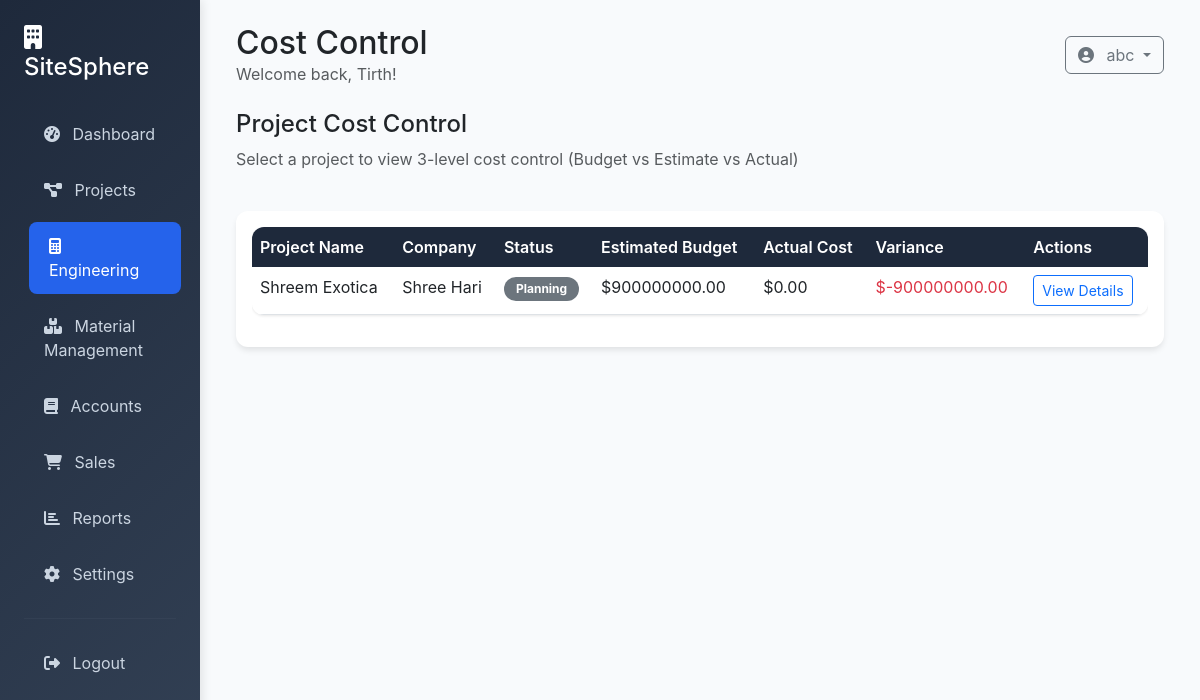
The app's page /engineering/cost-control/ (signed in) with its own data.
### projects/models.py (models this page shows, shortened)
class Project(models.Model):
    STATUS_CHOICES = [
        ('planning', 'Planning'),
        ('active', 'Active'),
        ('on_hold', 'On Hold'),
        ('completed', 'Completed'),
        ('cancelled', 'Cancelled'),
    ]
    name = models.CharField(max_length=255)
    company_name = models.CharField(max_length=255)
    description = models.TextField(blank=True)
    project_address = models.TextField()
    start_date = models.DateField()
    end_date = models.DateField(null=True, blank=True)
    estimated_budget = models.DecimalField(max_digits=15, decimal_places=2)
    actual_cost = models.DecimalField(max_digits=15, decimal_places=2, default=0)
    status = models.CharField(max_length=20, choices=STATUS_CHOICES, default='planning')
    completion_percentage = models.IntegerField(default=0)
    created_by = models.ForeignKey(User, on_delete=models.CASCADE)
    created_at = models.DateTimeField(auto_now_add=True)
    updated_at = models.DateTimeField(auto_now=True)
    @property
    def budget_variance(self):
        return float(self.actual_cost - self.estimated_budget)

### engineering/views.py (the view)
# urls.py: path('cost-control/', views.cost_control_list, name='cost_control_list'),
@login_required
def cost_control_list(request):
    projects = Project.objects.filter(created_by=request.user)
    context = {
        'projects': projects,
    }
    return render(request, 'engineering/cost_control_list.html', context)

### templates/engineering/cost_control_list.html (shortened to what this page needs)
{% extends 'base.html' %}
{% block page_title %}Cost Control{% endblock %}
{% block content %}
<div class="row mb-4">
    <div class="col-12">
        <h4>Project Cost Control</h4>
        <p class="text-muted">Select a project to view 3-level cost control (Budget vs Estimate vs Actual)</p>
    </div>
</div>
<div class="row">
    <div class="col-12">
        <div class="card">
            <div class="card-body">
                {% if projects %}
                <div class="table-responsive">
                    <table class="table table-hover">
                        <thead>
                            <tr>
                                <th>Project Name</th>
                                <th>Company</th>
                                <th>Status</th>
                                <th>Estimated Budget</th>
                                <th>Actual Cost</th>
                                <th>Variance</th>
                                <th>Actions</th>
                            </tr>
                        </thead>
                        <tbody>
                            {% for project in projects %}
                            <tr>
                                <td>{{ project.name }}</td>
                                <td>{{ project.company_name }}</td>
                                <td>
                                    <span class="badge bg-{% if project.status == 'active' %}success{% elif project.status == 'completed' %}primary{% elif project.status == 'on_hold' %}warning{% else %}secondary{% endif %}">
                                        {{ project.get_status_display }}
                                    </span>
                                </td>
                                <td>${{ project.estimated_budget|floatformat:2 }}</td>
                                <td>${{ project.actual_cost|floatformat:2 }}</td>
                                <td class="{% if project.budget_variance < 0 %}text-danger{% else %}text-success{% endif %}">
                                    ${{ project.budget_variance|floatformat:2 }}
                                </td>
                                <td>
                                    <a href="{% url 'engineering:cost_control_detail' project.id %}" class="btn btn-sm btn-outline-primary">View Details</a>
                                </td>
                            </tr>
                            {% endfor %}
                        </tbody>
                    </table>
                </div>
                {% endif %}
            </div>
        </div>
    </div>
</div>
{% endblock %}

### templates/base.html (shortened to what this page needs)
<!DOCTYPE html>
<html lang="en">
<head>
    <link href="https://cdn.jsdelivr.net/npm/bootstrap@5.3.0/dist/css/bootstrap.min.css" rel="stylesheet">
    <link href="https://cdnjs.cloudflare.com/ajax/libs/font-awesome/6.4.0/css/all.min.css" rel="stylesheet">
</head>
<body>
    {% if user.is_authenticated %}
    <div class="container-fluid">
        <div class="row">
            <div class="col-md-3 col-lg-2 px-0">
                <div class="sidebar">
                    <div class="p-4">
                        <h4 class="text-white mb-4">
                            <i class="fas fa-building me-2"></i>
                            SiteSphere
                        </h4>
                        <nav class="nav flex-column">
                            <a class="nav-link {% if request.resolver_match.url_name == 'home' %}active{% endif %}" href="{% url 'dashboard:home' %}">
                                <i class="fas fa-tachometer-alt me-2"></i>
                                Dashboard
                            </a>
                            <a class="nav-link {% if request.resolver_match.url_name == 'project_selection' %}active{% endif %}" href="{% url 'dashboard:project_selection' %}">
                                <i class="fas fa-project-diagram me-2"></i>
                                Projects
                            </a>
                            <a class="nav-link {% if 'engineering' in request.resolver_match.namespace %}active{% endif %}" href="{% url 'engineering:dashboard' %}">
                                <i class="fas fa-calculator me-2"></i>
                                Engineering
                            </a>
                            <a class="nav-link {% if 'material_management' in request.resolver_match.namespace %}active{% endif %}" href="{% url 'material_management:dashboard' %}">
                                <i class="fas fa-boxes me-2"></i>
                                Material Management
                            </a>
                            <a class="nav-link {% if 'accounts' in request.resolver_match.namespace %}active{% endif %}" href="{% url 'accounts:dashboard' %}">
                                <i class="fas fa-book me-2"></i>
                                Accounts
                            </a>
                            <a class="nav-link {% if 'sales' in request.resolver_match.namespace %}active{% endif %}" href="{% url 'sales:dashboard' %}">
                                <i class="fas fa-shopping-cart me-2"></i>
                                Sales
                            </a>
                            <a class="nav-link" href="#">
                                <i class="fas fa-chart-bar me-2"></i>
                                Reports
                            </a>
                            <a class="nav-link" href="#">
                                <i class="fas fa-cog me-2"></i>
                                Settings
                            </a>
                            <hr class="my-3" style="border-color: #475569;">
                            <a class="nav-link" href="{% url 'authentication:logout' %}">
                                <i class="fas fa-sign-out-alt me-2"></i>
                                Logout
                            </a>
                        </nav>
                    </div>
                </div>
            </div>
            <div class="col-md-9 col-lg-10">
                <div class="p-4">
                    <div class="d-flex justify-content-between align-items-center mb-4">
                        <div>
                            <h2 class="mb-0">{% block page_title %}Dashboard{% endblock %}</h2>
                            <p class="text-muted mb-0">Welcome back, {{ user.first_name|default:user.username }}!</p>
                        </div>
                        <div class="d-flex align-items-center">
                            <div class="dropdown">
                                <button class="btn btn-outline-secondary dropdown-toggle" type="button" data-bs-toggle="dropdown">
                                    <i class="fas fa-user-circle me-2"></i>
                                    {{ user.username }}
                                </button>
                            </div>
                        </div>
                    </div>
                    {% block content %}{% endblock %}
                </div>
            </div>
        </div>
    </div>
    {% else %}
    {% block auth_content %}{% endblock %}
    {% endif %}
</body>
</html>

### templates/base.html (style rules this page uses)
:root { --primary-color: #2563eb; --secondary-color: #64748b; --success-color: #10b981; --warning-color: #f59e0b; --danger-color: #ef4444; --dark-color: #1e293b; --light-color: #f8fafc; }
body { background-color: var(--light-color); font-family: 'Inter', -apple-system, BlinkMacSystemFont, sans-serif; }
.sidebar { background: linear-gradient(135deg, var(--dark-color) 0%, #334155 100%); min-height: 100vh; box-shadow: 2px 0 10px rgba(0,0,0,0.1); }
.sidebar .nav-link { color: #cbd5e1; padding: 12px 20px; margin: 4px 0; border-radius: 8px; transition: all 0.3s ease; }
.sidebar .nav-link:hover, .sidebar .nav-link.active { background-color: var(--primary-color); color: white; transform: translateX(5px); }
.card { border: none; border-radius: 12px; box-shadow: 0 4px 6px -1px rgba(0, 0, 0, 0.1); transition: transform 0.2s ease, box-shadow 0.2s ease; }
.table { border-radius: 12px; overflow: hidden; box-shadow: 0 1px 3px rgba(0, 0, 0, 0.1); }
.table thead th { background-color: var(--dark-color); color: white; border: none; font-weight: 600; }
.badge { font-size: 0.75rem; padding: 6px 12px; border-radius: 20px; }

### records on screen
Project: name "Shreem Exotica", company_name "Shree Hari", status "Planning", estimated_budget "900000000.00", actual_cost "0.00", budget_variance "-900000000.00"

### other values on screen
{{ user.first_name|default:user.username }} "Tirth"
{{ user.username }} "abc"
